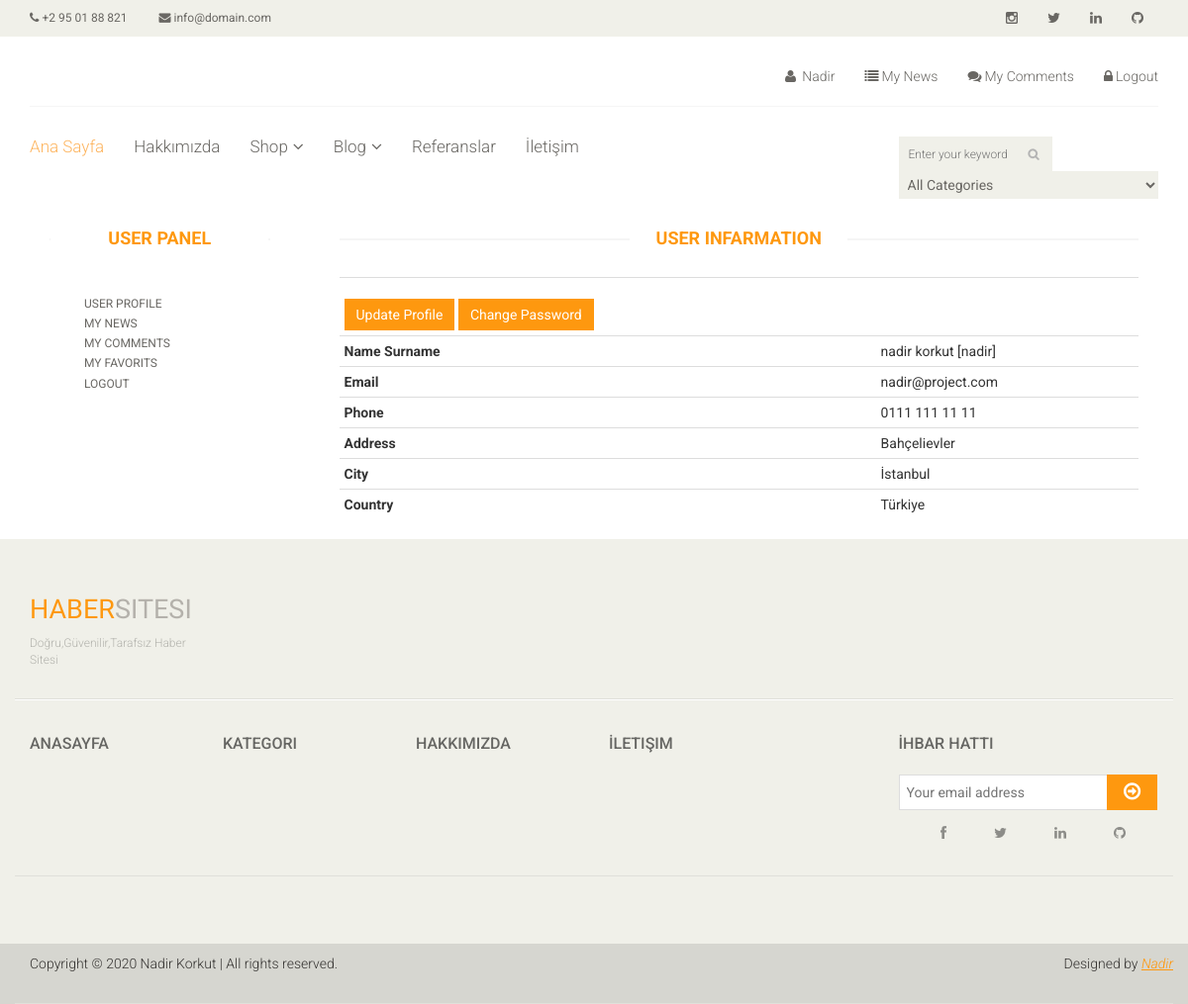
/user/ (signed in), run on the app's committed database.
### user/models.py (models this page shows, shortened)
class UserProfile(models.Model):
    user = models.OneToOneField(User, on_delete=models.CASCADE)
    phone = models.CharField(blank=True, max_length=20)
    address = models.CharField(blank=True, max_length=150)
    city = models.CharField(blank=True, max_length=20)
    country = models.CharField(blank=True, max_length=20)
    image = models.ImageField(blank=True, upload_to='images/users/')
    def user_name(self):
        return self.user.first_name + ' ' +self.user.last_name +' [' +self.user.username + '] '
    def image_tag(self):
        return mark_safe('<img src="{}" height="50"/>'.format(self.image.url))
    image_tag.short_description = 'Image'

### user/views.py (the view)
# urls.py: path('', views.index, name='index'),
def index(request):
    category = Category.objects.all()
    current_user = request.user #Access user session information
    profile = UserProfile.objects.get(pk=current_user.id)
    context ={'category' : category,
              'profile' : profile,
              }
    return render(request, 'user_profile.html',context)

### user/templates/user_profile.html (shortened to what this page needs)
{% extends "homebase.html" %}
{% block content %}
    <div id="contact-page" class="container">
        <div class="bg">
            <div class="row">
                <div class="col-sm-3">
                    <div class="contact-form">
                        {% include "user_panel.html" %}
                    </div>
                </div>
                <div class="col-sm-9">
                    <div class="contact-info">
                        <h2 class="title text-center">User Infarmation</h2>
                        <table class="table table-condensed">
                            <tr class="cart_menu">
                            <tr>
                                <th class="text-left">
                                    <a href="/user/update" class="btn btn-primary">Update Profile</a>
                                    <a href="/user/password" class="btn btn-primary">Change Password</a>
                                </th>
                                <td class="text-left" ><img src="{{profile.image.url}}" style="height: 250px" alt=""></td>
                            </tr>
                            <tr>
                                <th class="text-left">Name Surname</th>
                                <td class="text-left">{{profile.user_name}}</td>
                            </tr>
                            <tr>
                                <th class="text-left">Email</th>
                                <td class="text-left">{{profile.user.email}}</td>
                            </tr>
                            <tr>
                                <th class="text-left">Phone</th>
                                <td class="text-left">{{profile.phone}}</td>
                            </tr>
                            <tr>
                                <th class="text-left">Address</th>
                                <td class="text-left">{{profile.address}}</td>
                            </tr>
                            <tr>
                                <th class="text-left">City</th>
                                <td class="text-left">{{profile.city}}</td>
                            </tr>
                            <tr>
                                <th class="text-left">Country</th>
                                <td class="text-left">{{profile.country}}</td>
                            </tr>
                            </tr>
                        </table>
                    </div>
                </div>
            </div>
        </div>
    </div>
{% endblock %}

### home/templates/header.html (shortened to what this page needs)
{% load static %}
<header id="header">
    <div class="header_top">
        <div class="container">
            <div class="row">
                <div class="col-sm-6">
                    <div class="contactinfo">
                        <ul class="nav nav-pills">
                            <li><a href="#"><i class="fa fa-phone"></i> +2 95 01 88 821</a></li>
                            <li><a href="#"><i class="fa fa-envelope"></i> info@domain.com</a></li>
                        </ul>
                    </div>
                </div>
                <div class="col-sm-6">
                    <div class="social-icons pull-right">
                        <ul class="nav navbar-nav">
                            <li><a href="https://www.instagram.com/nadirkorkut/?hl=tr"><i class="fa fa-instagram"></i></a></li>
                            <li><a href="#"><i class="fa fa-twitter"></i></a></li>
                            <li><a href="https://www.linkedin.com/in/nadir-korkut-a5320b182/"><i class="fa fa-linkedin"></i></a></li>
                            <li><a href="https://github.com/nadirkorkut"><i class="fa fa-github"></i></a></li>
                        </ul>
                    </div>
                </div>
            </div>
        </div>
    </div>
    <div class="header-middle">
        <div class="container">
            <div class="row">
                <div class="col-sm-4">
                </div>
                <div class="col-sm-8">
                    {% if user.id is not None %}
                        <div class="shop-menu pull-right">
                        <ul class="nav navbar-nav">
                        <li><a href="/user"><i class="fa fa-user"></i> {{user.first_name}} </a></li>
                        <ul class="nav navbar-nav">
                        <li><a href="#"><i class="fa fa-list"></i>My News</a></li>
                        <li><a href="/user/comments/"><i class="fa fa-comments"></i>My Comments</a></li>
                        <li><a href="/logout/"><i class="fa fa-lock"></i>Logout</a></li>
                    </ul>
                    {% else %}
                        <li class="pull-right"><a href="/login/" class="text" style="color: #FE980F">LOGIN / </a> <a href="/signup/" class="text" style="color: #FE980F">SIGN UP</a></li>
                    {% endif %}
                    </ul>
                    </div>
                </div>
            </div>
        </div>
    </div>
    <div class="header-bottom">
        <div class="container">
            <div class="row">
                <div class="col-sm-9">
                    <div class="mainmenu pull-left">
                        <ul class="nav navbar-nav collapse navbar-collapse">
                            <li><a href="/" class="active">Ana Sayfa</a></li>
                            <li><a href="/hakkimizda">Hakkımızda</a></li>
                            <li class="dropdown"><a href="#">Shop<i class="fa fa-angle-down"></i></a>
                            </li>
                            <li class="dropdown"><a href="#">Blog<i class="fa fa-angle-down"></i></a>
                            </li>
                            <li><a href="/referanslar">Referanslar</a></li>
                            <li><a href="/iletisim">İletişim</a></li>
                        </ul>
                    </div>
                </div>
                <div class="col-sm-3">
                    <div class="search_box pull-right">
                        <form action="/search/" method="post">
                            <input id="query" name="query" class="input search-input" type="text" placeholder="Enter your keyword"/>
                            {% load mptt_tags %}
                            <select name="catid" class="input search-categories">
                                <option value="0">All Categories</option>
                            </select>
                        </form>
                    </div>
                </div>
            </div>
        </div>
    </div>
</header>

### home/static/css/main.css (style rules this page uses)
body { font-family: 'Roboto', sans-serif; background:; position: relative; font-weight:400px; }
ul li { list-style: none; }
a { -webkit-transition: 300ms; -moz-transition: 300ms; -o-transition: 300ms; transition: 300ms; }
h1, h2, h3, h4, h5, h6 { font-family: 'Roboto', sans-serif; }
.header_top { background: none repeat scroll 0 0 #F0F0E9; }
.contactinfo ul li:first-child { margin-left: -15px; }
.contactinfo ul li a { font-size: 12px; color: #696763; font-family: 'Roboto', sans-serif; }
.social-icons ul li a { border: 0 none; border-radius: 0; color: #696763; padding:0px; }
.social-icons ul li { display:inline-block; }
.social-icons ul li a i { padding: 11px 15px; transition: all 0.9s ease 0s; -moz-transition: all 0.9s ease 0s; -webkit-transition: all 0.9s ease 0s; -o-transition: all 0.9s ease 0s; }
.header-middle .container .row { border-bottom: 1px solid #f5f5f5; margin-left: 0; margin-right: 0; padding-bottom: 20px; padding-top: 20px; }
.header-middle .container .row .col-sm-4 { padding-left: 0; }
.header-middle .container .row .col-sm-8 { padding-right:0; }
.shop-menu ul li { display:inline-block; padding-left: 15px; padding-right: 15px; }
.shop-menu ul li:last-child { padding-right: 0; }
.shop-menu ul li a { background: #FFFFFF; color: #696763; font-family: 'Roboto', sans-serif; font-size: 14px; font-weight: 300; padding:0; padding-right: 0; margin-top: 10px; }
.shop-menu ul li a i { margin-right:3px; }
.header-bottom { padding-bottom: 30px; padding-top: 30px; }
.navbar-collapse.collapse { padding-left: 0; }
.mainmenu ul li { padding-right: 15px; padding-left: 15px; }
.mainmenu ul li:first-child { padding-left: 0px; }
.mainmenu ul li a { color: #696763; font-family: 'Roboto', sans-serif; font-size: 17px; font-weight: 300; padding: 0; padding-bottom: 10px; }
.mainmenu ul li a:hover, .mainmenu ul li a.active, .shop-menu ul li a.active { background:none; color:#fdb45e; }
.search_box input { background: #F0F0E9; border: medium none; color: #B2B2B2; font-family: 'roboto'; font-size: 12px; font-weight: 300; height: 35px; outline: medium none; padding-left: 10px; width: 155px; background-image: url(../images/home/searchicon.png); background-repeat: no-repeat; background-position: 130px; }
.fa-angle-down { padding-left: 5px; }
.left-sidebar h2:after, h2.title:after { content: " "; position: absolute; border: 1px solid #f5f5f5; bottom:8px; left: 0; width: 100%; height: 0; z-index: -2; }
h2.title:before { content: " "; position: absolute; background: #fff; bottom: -6px; width: 220px; height: 30px; z-index: -1; left: 50%; margin-left: -110px; }
h2.title { color: #FE980F; font-family: 'Roboto', sans-serif; font-size: 18px; font-weight: 700; margin: 0 15px; text-transform: uppercase; margin-bottom: 30px; position: relative; }
.bg h2.title { margin-right:0; margin-left:0; margin-top: 0; }
.user_info input, select, textarea { background: #F0F0E9; border:0; color: #696763; padding: 5px; width: 100%; border-radius: 0; resize: none }
.btn.btn-primary { background:#FE980F; border: 0 none; border-radius: 0; margin-top: 16px; }
#contact-page .contact-info { padding: 0 20px; }

### data on the page
UserProfile: user_name "nadir korkut [nadir]", user.email "nadir@project.com", phone "0111 111 11 11", address "Bahçelievler", city "İstanbul", country "Türkiye"

### other printed values
{{ user.first_name }} "Nadir"
